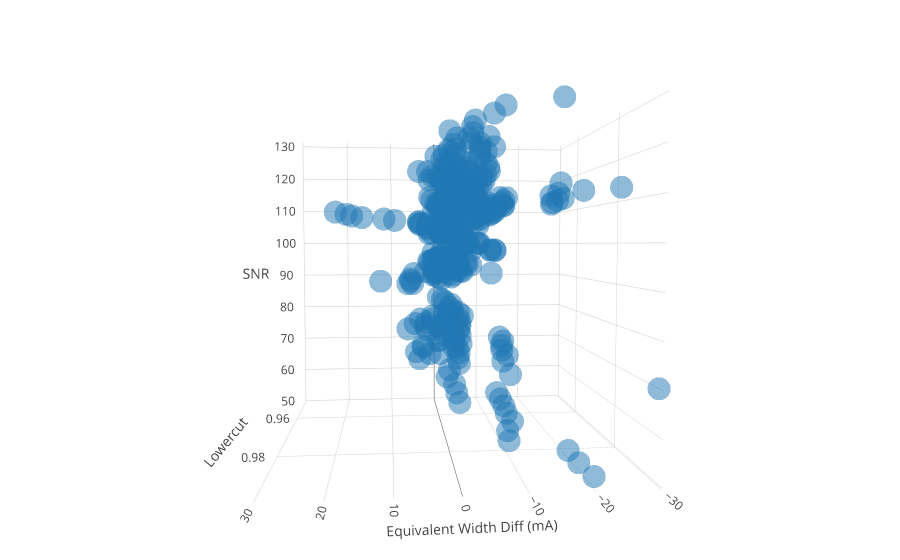

The notebook cell saved with this chart:
### Code cell
# Find optimal lowercut value
write_out = False
plot = True

with open(outputs[0]) as jsonfile:
    jsondata = json.load(jsonfile)
    key = list(jsondata.keys())[2]
    lowcuts = [cut for cut,ew in jsondata[key]]
    line_list = list(jsondata.keys())
    line_list = np.array(sorted(np.array(line_list).astype(float))).astype(str)

if write_out:
    f_out = open("as.txt","w")
solns_dev = []
closest_dev = []
closest_pdiffs = []

line_dict = {}
n=3
for line in line_list[n:n+1]:
    print(line)
    pdiff_all = []
    lowercut_all = []
    snr_all = []
    #pdiff_iso = []
    #snr_iso = []
    for i in range(len(outputs)):
        if 'ngc2204_3321red' in outputs[i]:
            pass
        clust, star = outputs[i].split("/")[-1].split("_")[0:2]
        star = star[0:-3]
        #print(clust, star)
        idx = snr_dict[clust].index[snr_dict[clust]['Star'] == int(star)].tolist()
        snr = float(snr_dict[clust].loc[idx]['S/N'])
        #print(snr)

        with open(outputs[i]) as jsonfile, open(by_hand[i]) as ewfile:
            
            jsondata = json.load(jsonfile)
            handdata = pd.read_csv(ewfile, delim_whitespace = True, header = None)[[0,4]]
            hand_dict = dict(zip([str(i) for i in handdata[0].tolist()], handdata[4].tolist()))
            key = line
            lowercut = [cut for cut,ew in jsondata[key]]
            ew_meas = [ew for cut,ew in jsondata[key]]
            #print(outputs[i])
            #print(ew_meas)
            #print(hand_dict[key])
            
            label = disp_df['JSON File'][i].split('/')[-1].split('.')[0]
            if hand_dict[key] == 0:
                continue
            if len(lowercut) < len_range:
                continue
            
            ew_pdiff = ((np.array(ew_meas)-hand_dict[key])/hand_dict[key]) * 100
            ew_absdiff = np.array(ew_meas) - hand_dict[key]
            #plt.plot(lowercut,ew_pdiff,'.',color='k')
            #print(pdiff_all, list(ew_absdiff))
            #print(hand_dict[key])
            pdiff_all = pdiff_all+list(ew_absdiff)
            lowercut_all = lowercut_all + lowercut
            snr_all = snr_all + [snr]*len(ew_absdiff)
            #pdiff_iso = pdiff_iso + [ew_absdiff[8]]
            #snr_iso = snr_iso + [snr]
            
    trace1 = go.Scatter3d(x=pdiff_all,y=lowercut_all,z=snr_all,
                          mode='markers',opacity=0.5) 

    
    data = [trace1]
    layout = go.Layout(scene = dict(xaxis = dict(title='Equivalent Width Diff (mA)', range = [-30,30]),yaxis = dict(title='Lowercut'),zaxis = dict(title='SNR'),),width=700,margin=dict(r=20, b=10, l=10, t=10))
    fig = go.Figure(data=data, layout=layout)
    iplot(fig, filename = 'snr_lowercut')

### Figure 1 — Plotly figure (JSON) as saved in the notebook; plotly's stock layout.template omitted (floating-point values rounded to 4 significant figures; data arrays with more than 128 entries replaced by an {"elided": "..."} marker saying what was removed)
{"data": [{"mode": "markers", "opacity": 0.5, "type": "scatter3d", "x": {"elided": "430 float values"}, "y": {"elided": "430 float values"}, "z": {"elided": "430 int values"}}], "layout": {"autosize": true, "margin": {"b": 10, "l": 10, "r": 20, "t": 10}, "scene": {"aspectmode": "auto", "aspectratio": {"x": 1, "y": 1, "z": 1}, "camera": {"center": {"x": 0, "y": 0, "z": 0}, "eye": {"x": 0.1761, "y": 2.044, "z": 0.1131}, "up": {"x": 0, "y": 0, "z": 1}}, "xaxis": {"range": [-30, 30], "title": "Equivalent Width Diff (mA)", "type": "linear"}, "yaxis": {"title": "Lowercut", "type": "linear"}, "zaxis": {"title": "SNR", "type": "linear"}}}}
